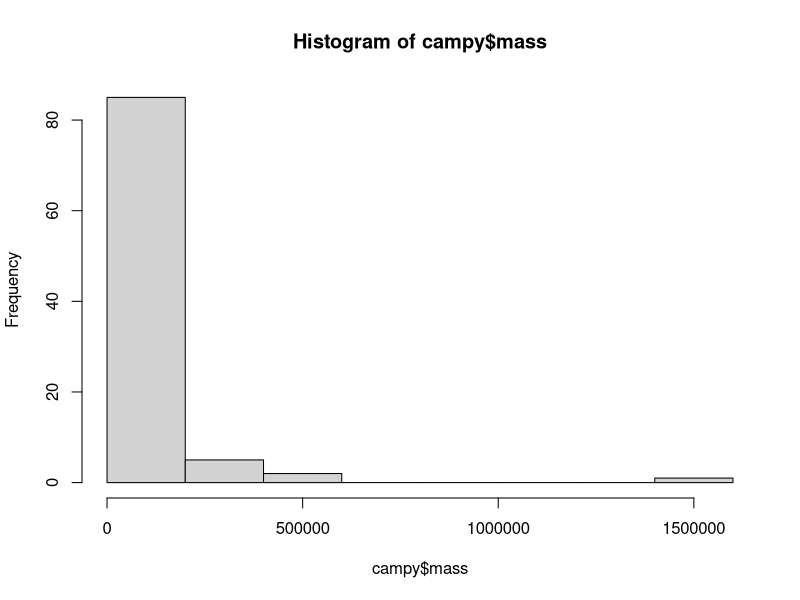
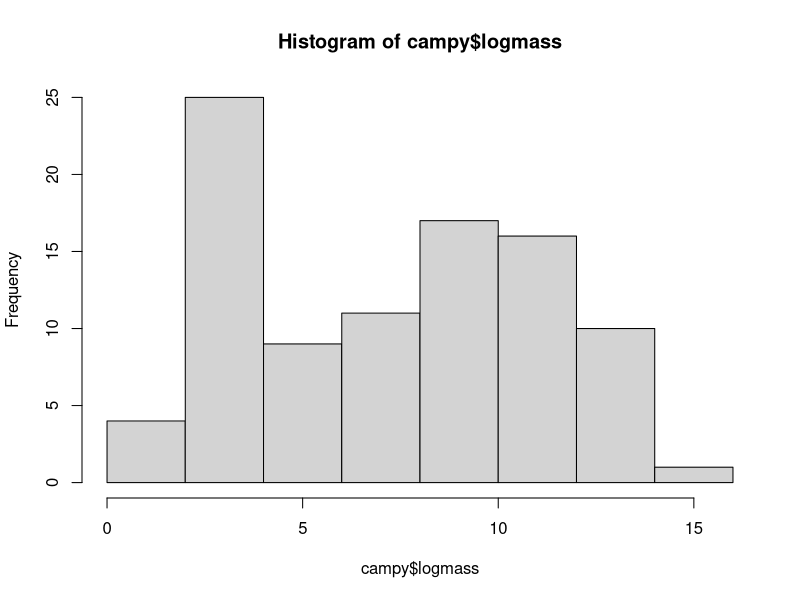
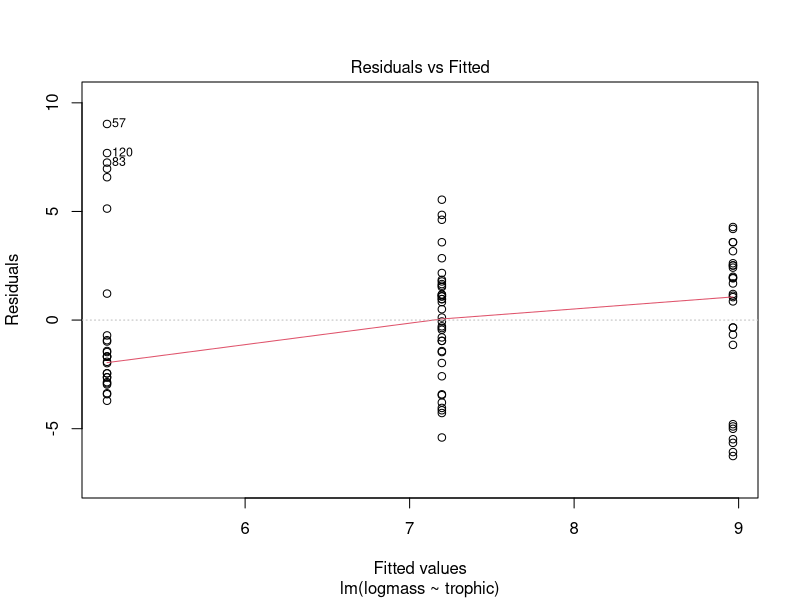
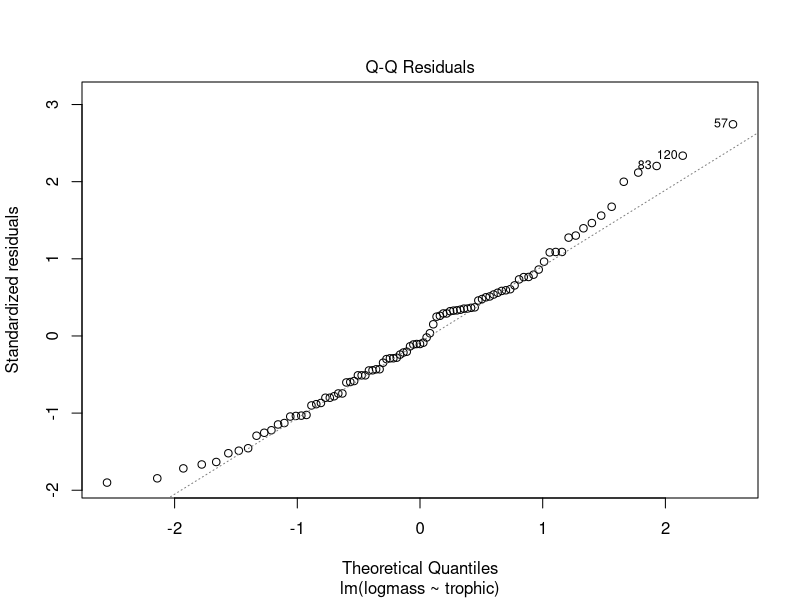
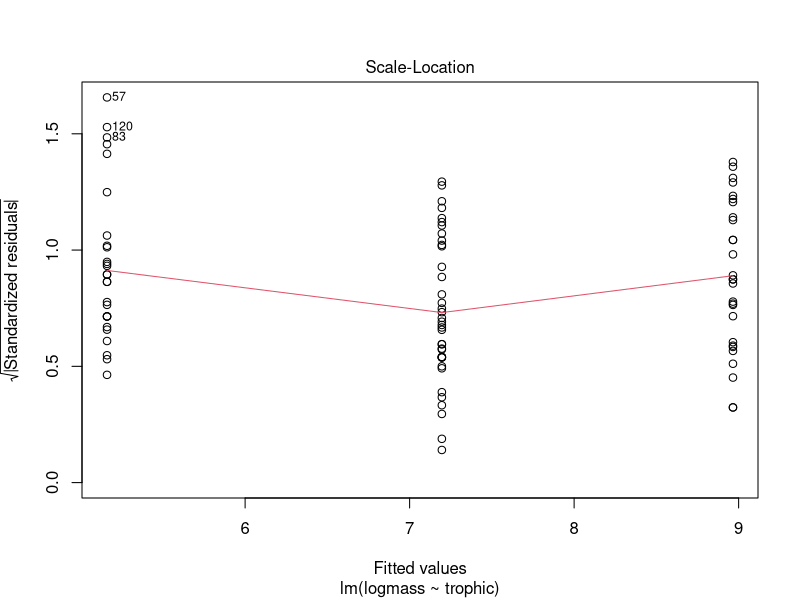
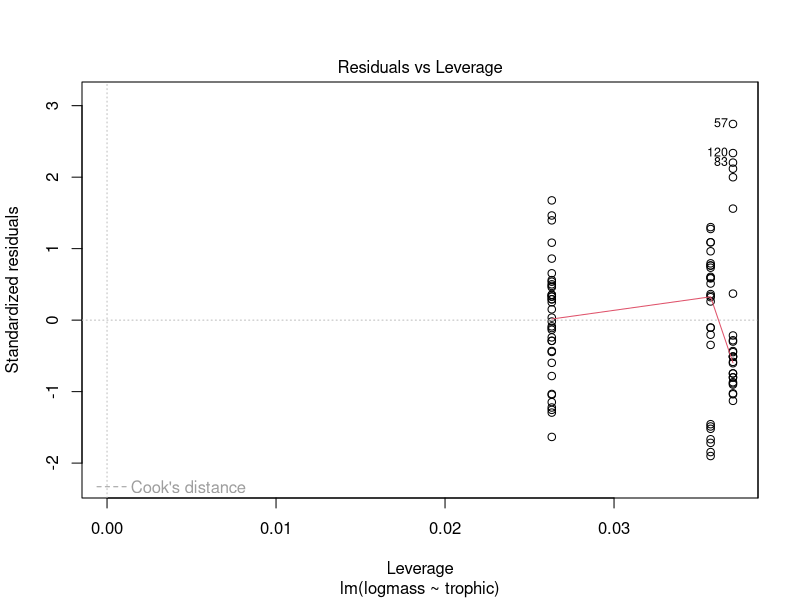
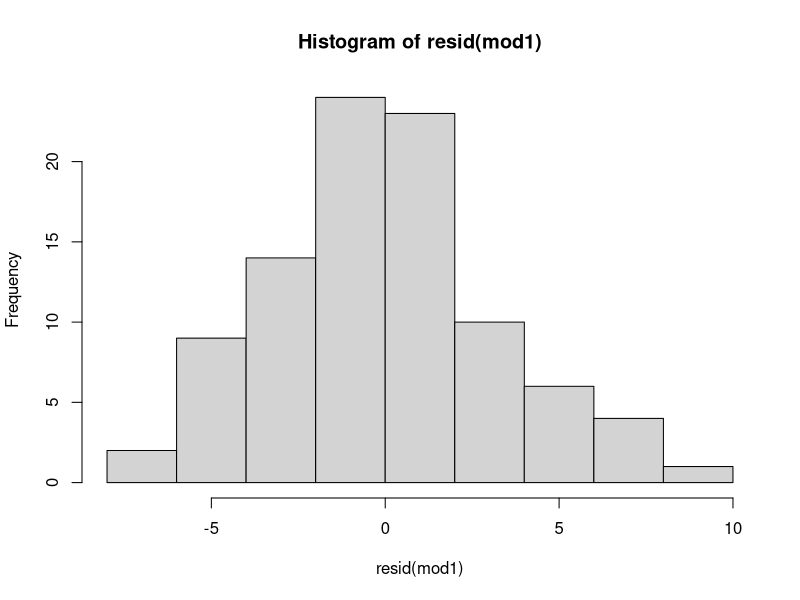
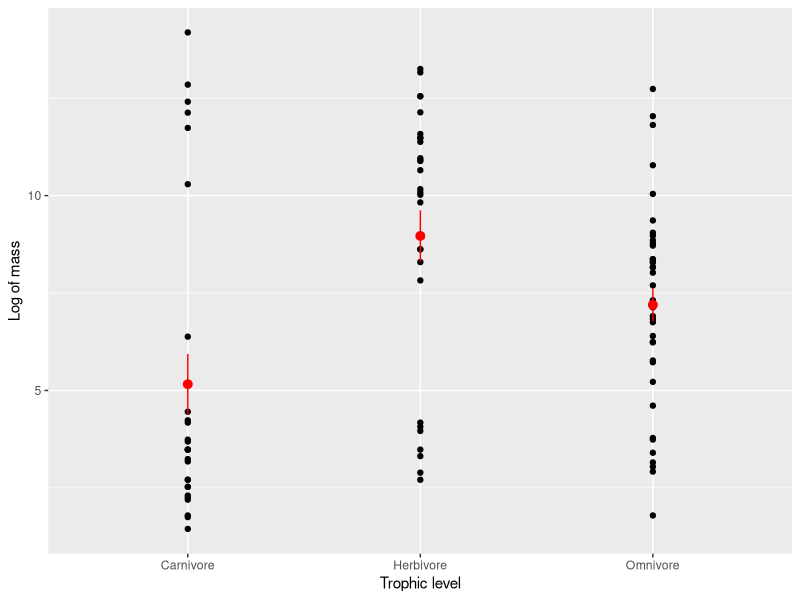

Here is the R script that generated these plots, in order:
rm(list=ls())

#loads packages
library(tidyverse)
library(tidyr)
library(ggplot2)

#creates dataframe from csv file
campy <- read.csv('campylobacterreview_data.csv')

#mass looks very right-skewed, not normal
hist(campy$mass)

#creates a new variable of the log of masses
#this looks much better
campy$logmass <- log(campy$mass)
hist(campy$logmass)

#I am going to create a univariate model testing the effect of trophic level (categorical) 
#on mass (continuous) and I suspect that herbivores will generally be heavier based on the dataset
mod1=lm(logmass~trophic, data=campy)
summary(mod1)
plot(mod1)
#carnivore is the base with a log(mass) of 5.16
#herbivores have a significantly higher log(mass) compared to carnivores (+3.8)
#omnivores also have a significantly higher log(mass) (+2.03) compared to carnivores although
#the results are not as statistically clear as those of herbivores
#I blame all the shrews in the dataset

#tests of normality of residuals
hist(resid(mod1))
shapiro.test(resid(mod1))
#appears to be a normal distribution of residuals after log transformation of mass
#based on histogram and p value >0.05 on the shapiro-wilk test

#diagnostic plot of logmass by trophic level
ggplot(campy, aes(x=trophic, y=logmass)) +
  geom_point()+
  stat_summary(color='red') +
  xlab('Trophic level') +
  ylab('Log of mass')